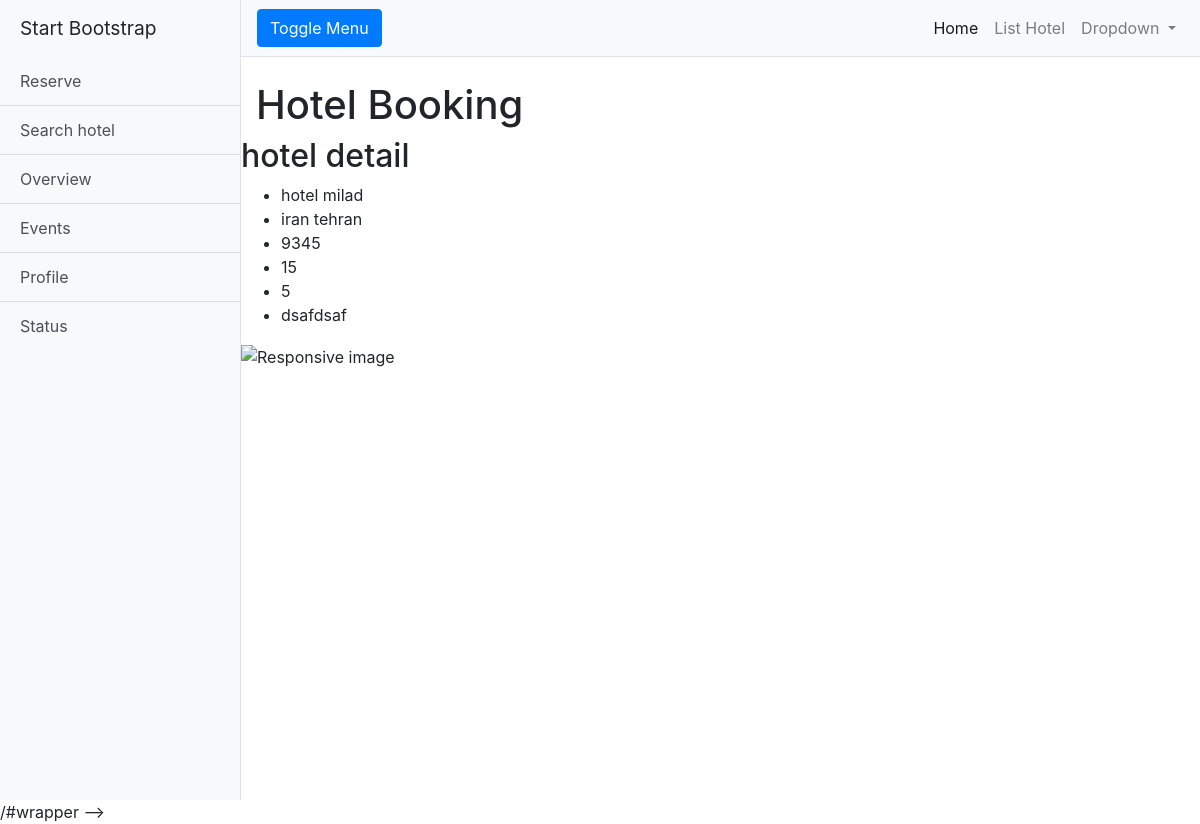
The page /hotel/3/ on the database its author committed.
### reserve/models.py (models this page shows, shortened)
class Hotel(models.Model):
    hotel_id = models.AutoField(primary_key=True)
    created_time = models.DateTimeField(auto_now_add=True)
    updated_time = models.DateTimeField(auto_now=True)
    rooms_no = models.IntegerField()
    name = models.CharField(max_length=20)
    phone_no = models.BigIntegerField()
    grade = models.IntegerField()
    description = models.TextField(max_length=140, null=True)
    location = models.ForeignKey(Location, on_delete=models.CASCADE)
    image = models.ImageField(null = True , blank=True, upload_to = 'hotel_pics')
    class Meta:
        verbose_name_plural = 'Hotel'

class Location(models.Model):
    country = models.CharField(max_length=100)
    city = models.CharField(max_length=100)
    address = models.TextField(null=True)
    def __str__(self):
        return f"{self.country} {self.city}"

### reserve/views.py (the view)
# urls.py: path('hotel/<int:pk>/', views.DetailHotel.as_view(), name='hotel-detail'),
class DetailHotel(DetailView):
    model = Hotel
    template_name='reserve/hotel_detail.html'

### reserve/templates/reserve/hotel_detail.html
{% extends "index.html" %}
{% block content %}
  <h2> hotel detail </h2>
  <ul>
    <li>{{object.name}}</li>
    <li>{{object.location}}</li>
    <li>{{object.phone_no}}</li>
    <li>{{object.rooms_no}}</li>
    <li>{{object.grade}}</li>
    <li>{{object.description}}</li>
  </ul>
<img class="img-fluid" alt="Responsive image" src="hotel.room_hotel.image_room.url">
{% endblock %}

### rows shown on the page
Hotel: name "hotel milad", location "iran tehran", phone_no "9345", rooms_no "15", grade "5", description "dsafdsaf"
